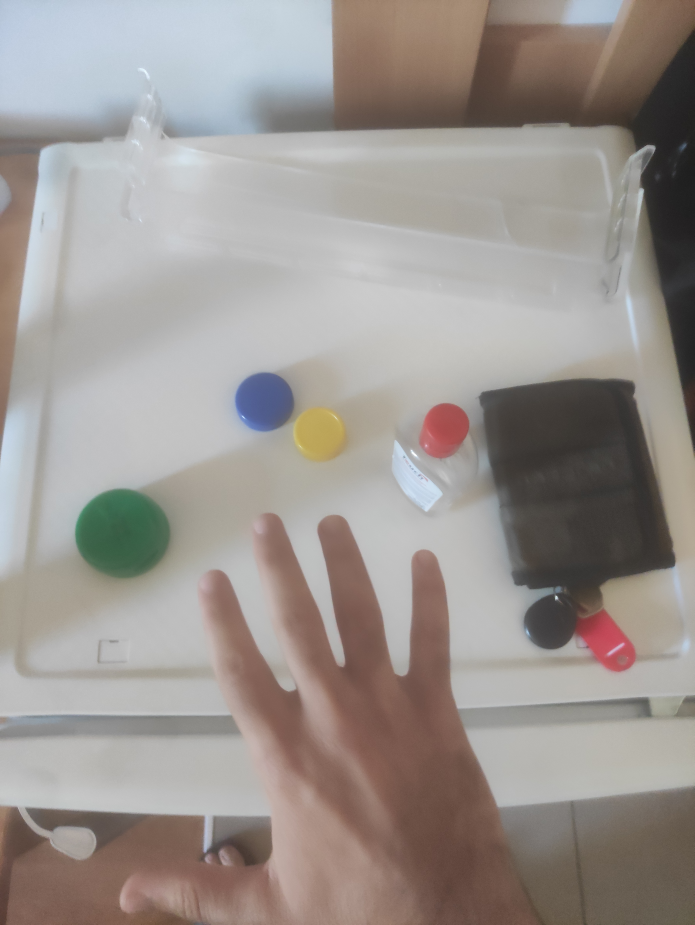
#> input picture other/img/1696081363202.jpg, 3472 x 4624 px, found by its file name (shown at 1/5 size)
$ python smoothing.py
#> lines starting #> are read from the running program, lines starting #| are printed output that depends on the picture
### rescale.py
import cv2 as cv


# rescale function
def rescaleFrame(frame, scale=.5):
#> called with scale = 0.1
  width = int(frame.shape[1] * scale)
#> width = 347
  height = int(frame.shape[0] * scale)
#> height = 462

  dimensions = (width, height)
#> dimensions = (347, 462)

  return cv.resize(frame, dimensions, interpolation=cv.INTER_AREA)
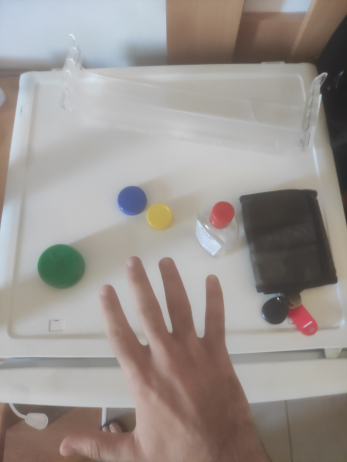
#> returned value: shape (462, 347, 3); mean of channels 0, 1, 2 144.1, 148.4, 155.3; drawn as B, G, R

# change resolution of live video
def changeRes(width, height):
  capture.set(3, width)
  capture.set(4, height)


# [24 lines of commented-out code are left out]

### smoothing.py
import cv2 as cv
import rescale as rs
import numpy as np
import matplotlib.pyplot as plt

img = rs.rescaleFrame(cv.imread('./img/1696081363202.jpg'), .1)
cv.imshow('im', img)

# averaging
avg = cv.blur(img, (7, 7))
cv.imshow('average blur', avg)

# gaussian
gaus = cv.GaussianBlur(img, (7, 7), 0)
cv.imshow('gaus', gaus)

# median
median = cv.medianBlur(img, 7)
cv.imshow('median', median)

# bilateral
bi = cv.bilateralFilter(img, 10, 50, 50)
cv.imshow('bilateral', bi)

cv.waitKey(0)
